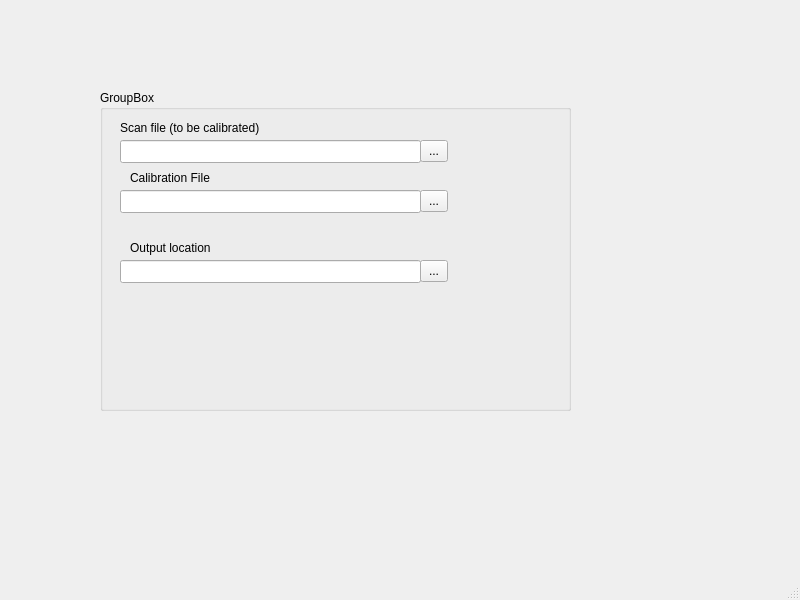
<?xml version="1.0" encoding="UTF-8"?>
<ui version="4.0">
 <class>CalibrationWindow</class>
 <widget class="QMainWindow" name="CalibrationWindow">
  <property name="geometry">
   <rect>
    <x>0</x>
    <y>0</y>
    <width>800</width>
    <height>600</height>
   </rect>
  </property>
  <property name="windowTitle">
   <string>MainWindow</string>
  </property>
  <widget class="QWidget" name="centralwidget">
   <widget class="QGroupBox" name="groupBox">
    <property name="geometry">
     <rect>
      <x>100</x>
      <y>90</y>
      <width>471</width>
      <height>321</height>
     </rect>
    </property>
    <property name="title">
     <string>GroupBox</string>
    </property>
    <widget class="QLineEdit" name="lineEdit">
     <property name="geometry">
      <rect>
       <x>20</x>
       <y>50</y>
       <width>301</width>
       <height>23</height>
      </rect>
     </property>
    </widget>
    <widget class="QLineEdit" name="lineEdit_2">
     <property name="geometry">
      <rect>
       <x>20</x>
       <y>100</y>
       <width>301</width>
       <height>23</height>
      </rect>
     </property>
    </widget>
    <widget class="QLineEdit" name="lineEdit_3">
     <property name="geometry">
      <rect>
       <x>20</x>
       <y>170</y>
       <width>301</width>
       <height>23</height>
      </rect>
     </property>
    </widget>
    <widget class="QToolButton" name="toolButton">
     <property name="geometry">
      <rect>
       <x>320</x>
       <y>50</y>
       <width>28</width>
       <height>22</height>
      </rect>
     </property>
     <property name="text">
      <string>...</string>
     </property>
    </widget>
    <widget class="QToolButton" name="toolButton_2">
     <property name="geometry">
      <rect>
       <x>320</x>
       <y>100</y>
       <width>28</width>
       <height>22</height>
      </rect>
     </property>
     <property name="text">
      <string>...</string>
     </property>
    </widget>
    <widget class="QToolButton" name="toolButton_3">
     <property name="geometry">
      <rect>
       <x>320</x>
       <y>170</y>
       <width>28</width>
       <height>22</height>
      </rect>
     </property>
     <property name="text">
      <string>...</string>
     </property>
    </widget>
    <widget class="QLabel" name="source_lbl">
     <property name="geometry">
      <rect>
       <x>20</x>
       <y>30</y>
       <width>171</width>
       <height>16</height>
      </rect>
     </property>
     <property name="text">
      <string>Scan file (to be calibrated)</string>
     </property>
    </widget>
    <widget class="QLabel" name="calibration_lbl">
     <property name="geometry">
      <rect>
       <x>30</x>
       <y>80</y>
       <width>111</width>
       <height>16</height>
      </rect>
     </property>
     <property name="text">
      <string>Calibration File</string>
     </property>
    </widget>
    <widget class="QLabel" name="output_lbl">
     <property name="geometry">
      <rect>
       <x>30</x>
       <y>150</y>
       <width>111</width>
       <height>16</height>
      </rect>
     </property>
     <property name="text">
      <string>Output location</string>
     </property>
    </widget>
   </widget>
  </widget>
  <widget class="QMenuBar" name="menubar">
   <property name="geometry">
    <rect>
     <x>0</x>
     <y>0</y>
     <width>800</width>
     <height>20</height>
    </rect>
   </property>
  </widget>
  <widget class="QStatusBar" name="statusbar"/>
 </widget>
 <resources/>
 <connections/>
</ui>
